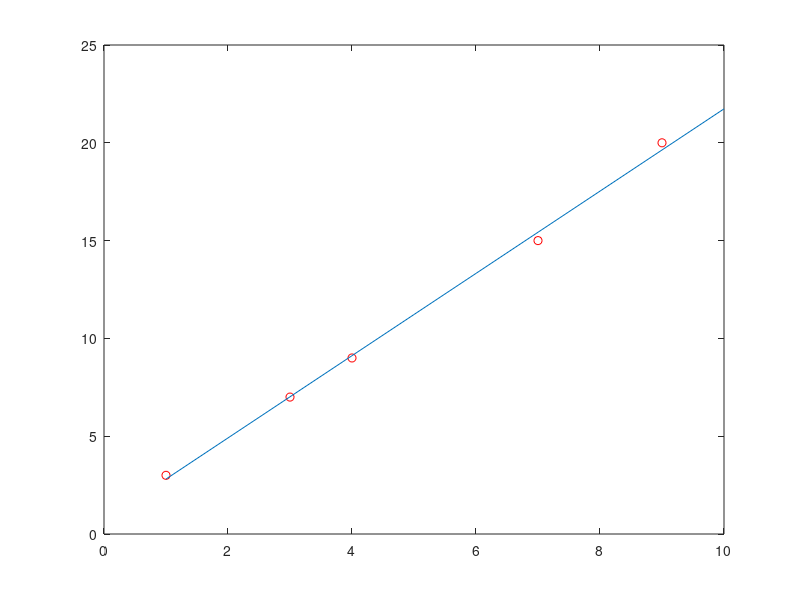

The MATLAB source for this figure:
x=[1 3 4 7 9];
y=[3 7 9 15 20];

%disp(sum(x.*y));

m=(sum(x.*y)-sum(x)*mean(y))/(sum(x.*x)-sum(x)*mean(x));
b=mean(y)-m*mean(x);
x1=1:10;
y1=m*x1+b;

plot(x,y,'ro');
hold on;
plot(x1,y1);